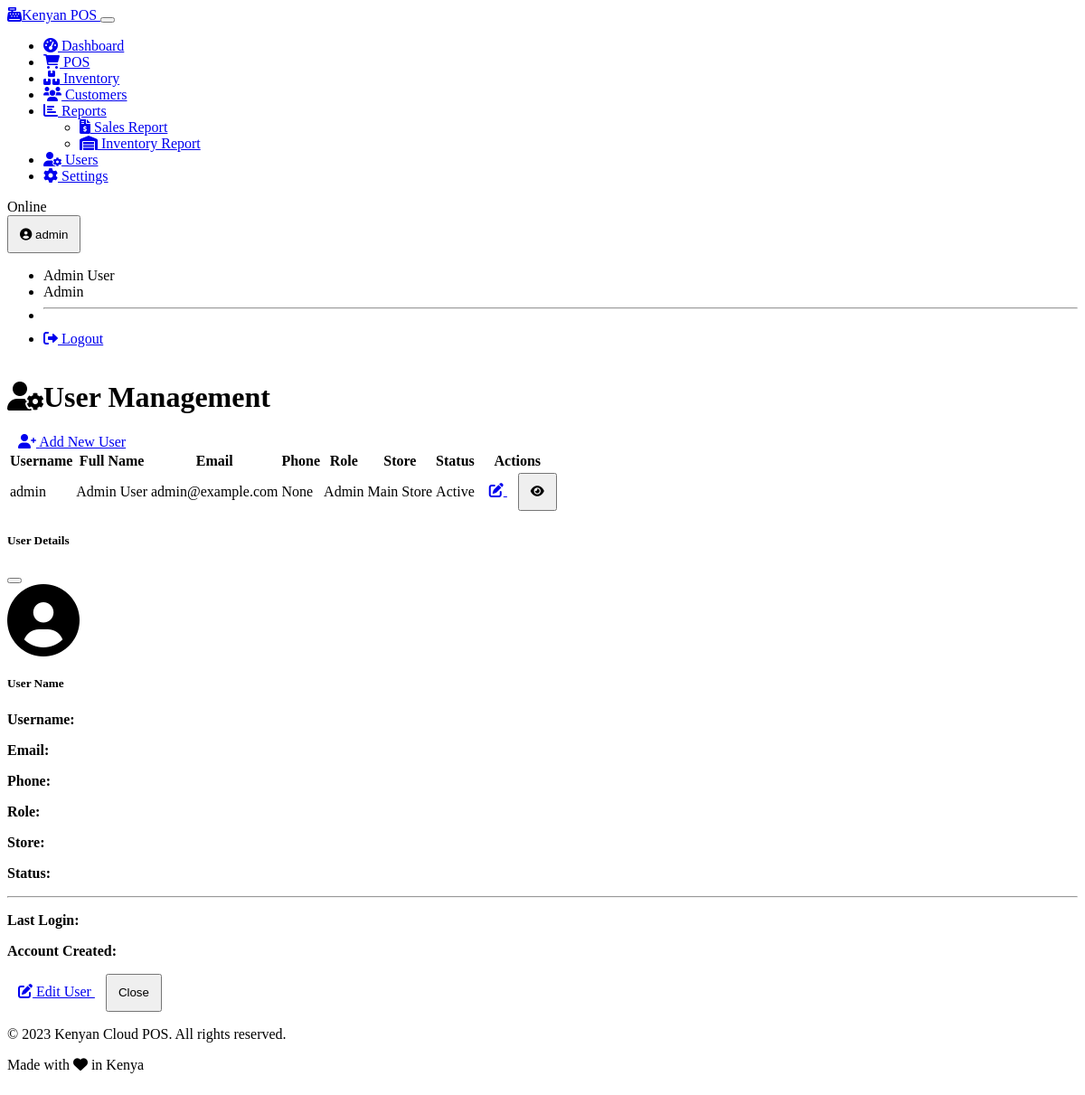
Page /users (signed in) on the earlier database version.
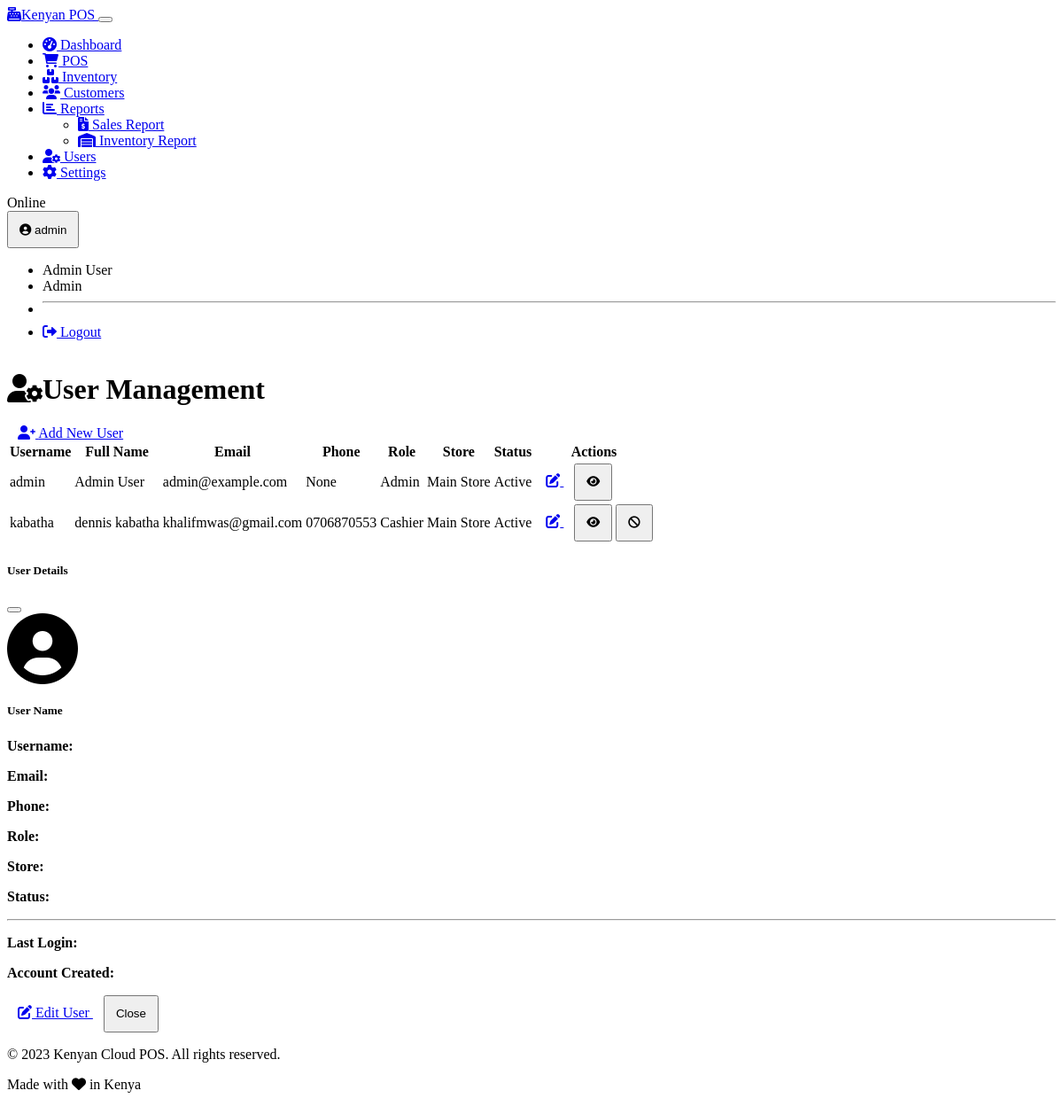
Same page on the later database version.
### models.py (models this page shows, shortened)
class User(UserMixin, db.Model):
    id = db.Column(db.Integer, primary_key=True)
    username = db.Column(db.String(64), unique=True, nullable=False)
    email = db.Column(db.String(120), unique=True, nullable=False)
    password_hash = db.Column(db.String(256), nullable=False)
    first_name = db.Column(db.String(64))
    last_name = db.Column(db.String(64))
    phone = db.Column(db.String(20))
    is_active = db.Column(db.Boolean, default=True)
    created_at = db.Column(db.DateTime, default=datetime.utcnow)
    last_login = db.Column(db.DateTime)
    role_id = db.Column(db.Integer, db.ForeignKey('role.id'), nullable=False)
    store_id = db.Column(db.Integer, db.ForeignKey('store.id'), nullable=False)
    role = db.relationship('Role', backref='users')
    sales = db.relationship('Sale', backref='cashier', lazy=True)
    @property
    def full_name(self):
        return f"{self.first_name} {self.last_name}"

class Role(db.Model):
    id = db.Column(db.Integer, primary_key=True)
    name = db.Column(db.String(50), unique=True, nullable=False)
    description = db.Column(db.String(255))
    ADMIN = "admin"
    MANAGER = "manager"
    CASHIER = "cashier"
    EMPLOYEE = "employee"

class Store(db.Model):
    id = db.Column(db.Integer, primary_key=True)
    name = db.Column(db.String(100), nullable=False)
    location = db.Column(db.String(255))
    phone = db.Column(db.String(20))
    email = db.Column(db.String(100))
    created_at = db.Column(db.DateTime, default=datetime.utcnow)
    users = db.relationship('User', backref='store', lazy=True)
    inventory = db.relationship('Inventory', backref='store', lazy=True)
    sales = db.relationship('Sale', backref='store', lazy=True)

### routes.py (the view)
    @app.route('/users')
    @admin_required
    def users():
        users = (
            db.session.query(User, Role, Store)
            .join(Role, User.role_id == Role.id)
            .join(Store, User.store_id == Store.id)
            .all()
        )
        return render_template('users/index.html', users=users)

### auth.py (called while the page is built)
def admin_required(view):
    @wraps(view)
    def wrapped_view(**kwargs):
        if not session.get('user_id'):
            return redirect(url_for('login'))
        if session.get('role') != Role.ADMIN:
            flash('You do not have permission to access this page.', 'danger')
            return redirect(url_for('dashboard'))
        return view(**kwargs)
    return wrapped_view

def load_logged_in_user():
    user_id = session.get('user_id')
    if user_id is None:
        g.user = None
    else:
        try:
            g.user = User.query.get(user_id)
        except Exception:
            g.user = None

### templates/users/index.html (shortened to what this page needs)
{% extends 'base.html' %}
{% block content %}
<div class="container">
    <div class="d-sm-flex justify-content-between align-items-center mb-4">
        <h1 class="mb-0 mb-3 mb-sm-0"><i class="fas fa-user-cog me-2"></i>User Management</h1>
        <a href="{{ url_for('register') }}" class="btn btn-primary">
            <i class="fas fa-user-plus me-1"></i> Add New User
        </a>
    </div>
    <div class="card">
        <div class="card-body p-0">
            <div class="table-responsive">
                <table class="table table-hover">
                    <thead>
                        <tr>
                            <th>Username</th>
                            <th>Full Name</th>
                            <th>Email</th>
                            <th>Phone</th>
                            <th>Role</th>
                            <th>Store</th>
                            <th class="text-center">Status</th>
                            <th class="text-end">Actions</th>
                        </tr>
                    </thead>
                    <tbody>
                        {% if users %}
                            {% for user, role, store in users %}
                            <tr>
                                <td>{{ user.username }}</td>
                                <td>{{ user.full_name }}</td>
                                <td>{{ user.email }}</td>
                                <td>{{ user.phone }}</td>
                                <td>
                                    <span class="badge bg-{% if role.name == 'admin' %}danger{% elif role.name == 'manager' %}warning text-dark{% else %}info{% endif %}">
                                        {{ role.name | title }}
                                    </span>
                                </td>
                                <td>{{ store.name }}</td>
                                <td class="text-center">
                                    <span class="badge bg-{% if user.is_active %}success{% else %}secondary{% endif %}">
                                        {{ 'Active' if user.is_active else 'Inactive' }}
                                    </span>
                                </td>
                                <td class="text-end">
                                    <div class="btn-group">
                                        <a href="{{ url_for('edit_user', user_id=user.id) }}" class="btn btn-sm btn-outline-primary">
                                            <i class="fas fa-edit"></i>
                                        </a>
                                        <button type="button" class="btn btn-sm btn-outline-info view-user-btn" data-id="{{ user.id }}">
                                            <i class="fas fa-eye"></i>
                                        </button>
                                        {% if user.id != session.get('user_id') %}
                                        <button type="button" class="btn btn-sm btn-outline-{{ 'danger' if user.is_active else 'success' }} toggle-status-btn"
                                                data-id="{{ user.id }}"
                                                data-status="{{ user.is_active }}"
                                                data-bs-toggle="tooltip"
                                                title="{{ 'Deactivate' if user.is_active else 'Activate' }} User">
                                            <i class="fas fa-{{ 'ban' if user.is_active else 'check-circle' }}"></i>
                                        </button>
                                        {% endif %}
                                    </div>
                                </td>
                            </tr>
                            {% endfor %}
                        {% else %}
                            <tr>
                                <td colspan="8" class="text-center py-4">No users found</td>
                            </tr>
                        {% endif %}
                    </tbody>
                </table>
            </div>
        </div>
    </div>
</div>
<div class="modal fade" id="userModal" tabindex="-1" aria-labelledby="userModalLabel" aria-hidden="true">
    <div class="modal-dialog">
        <div class="modal-content">
            <div class="modal-header">
                <h5 class="modal-title" id="userModalLabel">User Details</h5>
                <button type="button" class="btn-close" data-bs-dismiss="modal" aria-label="Close"></button>
            </div>
            <div class="modal-body">
                <div class="row">
                    <div class="col-md-12 mb-3">
                        <div class="text-center mb-3">
                            <i class="fas fa-user-circle fa-5x text-primary"></i>
                        </div>
                        <h5 class="text-center mb-3" id="modal-user-name">User Name</h5>
                    </div>
                    <div class="col-md-6">
                        <p><strong>Username:</strong> </p>
                        <p><strong>Email:</strong> </p>
                        <p><strong>Phone:</strong> </p>
                    </div>
                    <div class="col-md-6">
                        <p><strong>Role:</strong> </p>
                        <p><strong>Store:</strong> </p>
                        <p><strong>Status:</strong> </p>
                    </div>
                </div>
                <div class="row">
                    <div class="col-12">
                        <hr>
                        <p><strong>Last Login:</strong> </p>
                        <p><strong>Account Created:</strong> </p>
                    </div>
                </div>
            </div>
            <div class="modal-footer">
                <a href="#" class="btn btn-primary" id="modal-edit-link">
                    <i class="fas fa-edit me-1"></i> Edit User
                </a>
                <button type="button" class="btn btn-secondary" data-bs-dismiss="modal">Close</button>
            </div>
        </div>
    </div>
</div>
{% endblock %}

### templates/base.html (shortened to what this page needs)
<!DOCTYPE html>
<html lang="en" data-bs-theme="dark">
<head>
    <link rel="stylesheet" href="https://cdn.replit.com/agent/bootstrap-agent-dark-theme.min.css">
    <link rel="stylesheet" href="https://cdnjs.cloudflare.com/ajax/libs/font-awesome/6.0.0/css/all.min.css">
    <link rel="stylesheet" href="{{ url_for('static', filename='css/custom.css') }}">
</head>
<body>
    {% if g.user %}
    <nav class="navbar navbar-expand-lg navbar-dark bg-dark mb-4">
        <div class="container-fluid">
            <a class="navbar-brand" href="{{ url_for('dashboard') }}">
                <i class="fas fa-cash-register me-2"></i>Kenyan POS
            </a>
            <button class="navbar-toggler" type="button" data-bs-toggle="collapse" data-bs-target="#navbarNav">
            </button>
            <div class="collapse navbar-collapse" id="navbarNav">
                <ul class="navbar-nav me-auto">
                    <li class="nav-item">
                        <a class="nav-link {% if request.endpoint == 'dashboard' %}active{% endif %}" href="{{ url_for('dashboard') }}">
                            <i class="fas fa-tachometer-alt me-1"></i> Dashboard
                        </a>
                    </li>
                    <li class="nav-item">
                        <a class="nav-link {% if request.endpoint == 'pos' %}active{% endif %}" href="{{ url_for('pos') }}">
                            <i class="fas fa-shopping-cart me-1"></i> POS
                        </a>
                    </li>
                    <li class="nav-item">
                        <a class="nav-link {% if request.endpoint == 'inventory' %}active{% endif %}" href="{{ url_for('inventory') }}">
                            <i class="fas fa-boxes me-1"></i> Inventory
                        </a>
                    </li>
                    <li class="nav-item">
                        <a class="nav-link {% if request.endpoint == 'customers' %}active{% endif %}" href="{{ url_for('customers') }}">
                            <i class="fas fa-users me-1"></i> Customers
                        </a>
                    </li>
                    <li class="nav-item dropdown">
                        <a class="nav-link dropdown-toggle" href="#" id="reportsDropdown" role="button" data-bs-toggle="dropdown">
                            <i class="fas fa-chart-bar me-1"></i> Reports
                        </a>
                        <ul class="dropdown-menu">
                            <li>
                                <a class="dropdown-item" href="{{ url_for('sales_report') }}">
                                    <i class="fas fa-file-invoice-dollar me-1"></i> Sales Report
                                </a>
                            </li>
                            <li>
                                <a class="dropdown-item" href="{{ url_for('inventory_report') }}">
                                    <i class="fas fa-warehouse me-1"></i> Inventory Report
                                </a>
                            </li>
                        </ul>
                    </li>
                    {% if session.get('role') == 'admin' %}
                    <li class="nav-item">
                        <a class="nav-link {% if request.endpoint == 'users' %}active{% endif %}" href="{{ url_for('users') }}">
                            <i class="fas fa-user-cog me-1"></i> Users
                        </a>
                    </li>
                    {% endif %}
                    {% if session.get('role') in ['admin', 'manager'] %}
                    <li class="nav-item">
                        <a class="nav-link {% if request.endpoint == 'settings' %}active{% endif %}" href="{{ url_for('settings') }}">
                            <i class="fas fa-cog me-1"></i> Settings
                        </a>
                    </li>
                    {% endif %}
                </ul>
                <div class="d-flex align-items-center">
                    <span class="badge bg-success me-2" id="connection-status">Online</span>
                    <div class="dropdown">
                        <button class="btn btn-outline-light dropdown-toggle" type="button" id="userDropdown" data-bs-toggle="dropdown">
                            <i class="fas fa-user-circle me-1"></i> {{ g.user.username }}
                        </button>
                        <ul class="dropdown-menu dropdown-menu-end">
                            <li><span class="dropdown-item-text">{{ g.user.full_name }}</span></li>
                            <li><span class="dropdown-item-text text-muted">{{ g.user.role.name | title }}</span></li>
                            <li><hr class="dropdown-divider"></li>
                            <li><a class="dropdown-item" href="{{ url_for('logout') }}"><i class="fas fa-sign-out-alt me-1"></i> Logout</a></li>
                        </ul>
                    </div>
                </div>
            </div>
        </div>
    </nav>
    {% endif %}
    <main>
        {% block content %}{% endblock %}
    </main>
    <footer class="bg-dark text-light py-3 mt-5">
        <div class="container">
            <div class="row">
                <div class="col-md-6">
                    <p>&copy; 2023 Kenyan Cloud POS. All rights reserved.</p>
                </div>
                <div class="col-md-6 text-end">
                    <p>Made with <i class="fas fa-heart text-danger"></i> in Kenya</p>
                </div>
            </div>
        </div>
    </footer>
</body>
</html>

### static/css/custom.css (style rules this page uses)
body { min-height: 100vh; display: flex; flex-direction: column; }
main { flex: 1; }
:root { --brand-primary: var(--bs-primary); --brand-secondary: var(--bs-secondary); --brand-success: var(--bs-success); --brand-warning: var(--bs-warning); --brand-danger: var(--bs-danger); }
.form-control, .btn, .input-group-text { padding: 0.5rem 0.75rem; min-height: 42px; }
.table th { font-weight: 600; background-color: rgba(var(--bs-primary-rgb), 0.05); }

Differences in the rows shown:
added User: username "kabatha", full_name "dennis kabatha", email "khalifmwas@gmail.com", phone "0706870553", name "Cashier", name "Main Store", is_active "Active"
